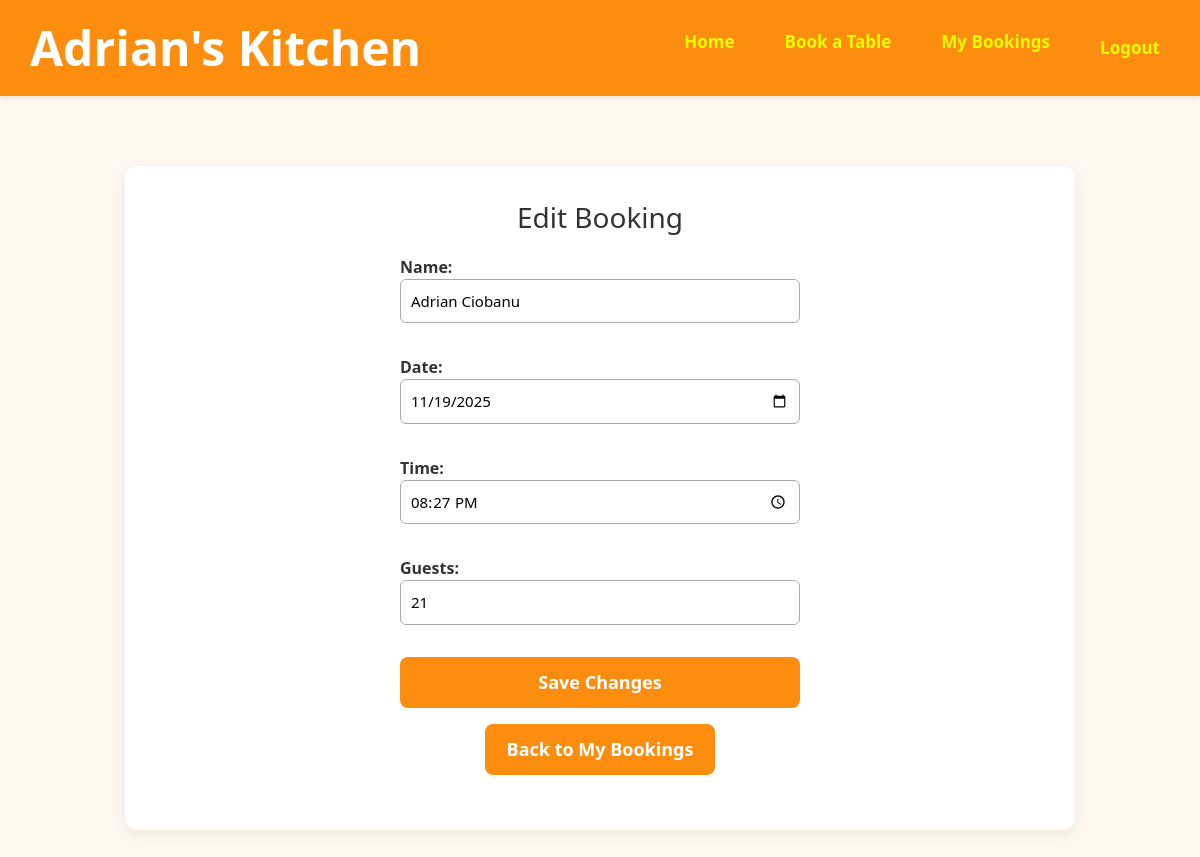
Page /edit/5/ (signed in) on the committed database.
### bookings/models.py (models this page shows, shortened)
class Booking(models.Model):
    user = models.ForeignKey(User, on_delete=models.CASCADE)
    name = models.CharField(max_length=100)
    date = models.DateField()
    time = models.TimeField()
    guests = models.IntegerField()

### bookings/views.py (the view)
# urls.py: path('edit/<int:booking_id>/', views.edit_booking, name="edit_booking"),
@login_required
def edit_booking(request, booking_id):
    booking = get_object_or_404(Booking, id=booking_id, user=request.user)
    if request.method == "POST":
        form = BookingForm(request.POST, instance=booking)
        if form.is_valid():
            form.save()
            messages.success(request, "Your booking has been updated successfully!")
            return redirect("view_bookings")
    else:
        form = BookingForm(instance=booking)
    return render(request, "bookings/edit_booking.html", {"form": form})

### bookings/forms.py
class BookingForm(forms.ModelForm):
    class Meta:
        model = Booking
        fields = ['name', 'date', 'time', 'guests']
        widgets = {
            'date': forms.DateInput(attrs={'type': 'date'}),
            'time': forms.TimeInput(attrs={'type': 'time'}),
        }

### bookings/templates/bookings/edit_booking.html (shortened to what this page needs)
{% extends "bookings/base.html" %}
{% block content %}
<h2 class="mb-3">Edit Booking</h2>
<form method="POST">
    {{ form.as_p }}
    <button type="submit" class="btn btn-primary w-100">Save Changes</button>
</form>
<p class="mt-3 text-center">
    <a href="{% url 'view_bookings' %}" class="btn btn-secondary">Back to My Bookings</a>
</p>
{% endblock %}

### bookings/static/bookings/css/style.css (style rules this page uses)
* { box-sizing: border-box; }
body { font-family: 'Segoe UI', Tahoma, Geneva, Verdana, sans-serif; background-color: #fff8f0; color: #333; margin: 0; padding: 0; }
html, body { overflow-x: hidden; }
.btn { display: inline-block; padding: 12px 22px; font-size: 18px; font-weight: 600; border-radius: 8px; text-decoration: none; cursor: pointer; border: none; transition: 0.25s ease; }
.btn-primary { background: rgb(252, 141, 15); color: white; }
.btn-secondary { background: rgb(252, 141, 15); color: white; }
.page-container h2 { font-size: 28px; margin-bottom: 20px; }
.page-container p { margin: 20px 0; }
form { max-width: 400px; margin: 0 auto; text-align: left; }
form label { font-weight: 600; }
form input, form select, form textarea { width: 100%; padding: 10px; margin-bottom: 12px; border: 1px solid #aaa; border-radius: 6px; font-size: 15px; }
form button, form input[type="submit"] { width: 100%; background: rgb(252, 141, 15); color: white; padding: 12px; border-radius: 6px; font-weight: 700; cursor: pointer; }

### rows in the picture
Booking: name "Adrian Ciobanu", date "11/19/2025", time "20:27:00", guests "21"
